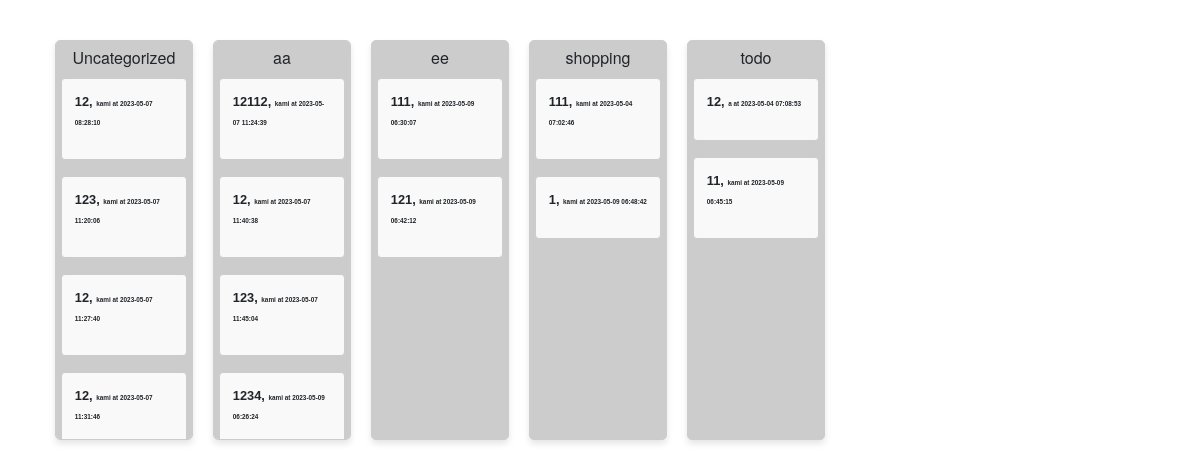
Before: /eink (signed in) with the older database file.
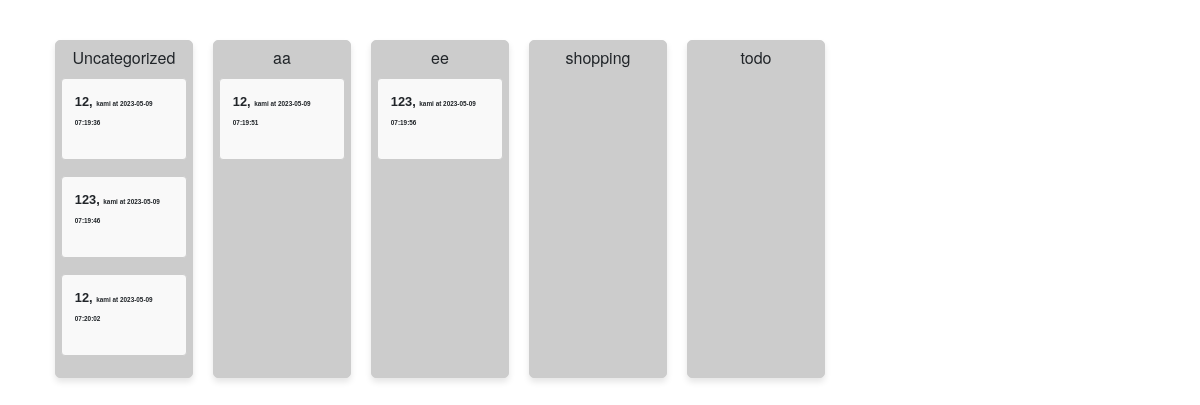
After: the same page with the newer database file.
### app.py (models this page shows, shortened)
class Group(db.Model):
    __tablename__ = 'groups'
    id = db.Column(db.Integer, primary_key=True)
    name = db.Column(db.String(100), nullable=False)
    user_id = db.Column(db.Integer, db.ForeignKey('users.id'), nullable=False)
    notes = db.relationship('Note', backref='group', lazy=True)

class Note(db.Model):
    __tablename__ = 'notes'
    id = db.Column(db.Integer, primary_key=True)
    group_id = db.Column(db.Integer, db.ForeignKey('groups.id'), nullable=True)
    content = db.Column(db.Text, nullable=False)
    date_created = db.Column(db.DateTime, default=datetime.utcnow)
    user_id = db.Column(db.Integer, db.ForeignKey('users.id'), nullable=False)
    member_id = db.Column(db.Integer, db.ForeignKey('members.id'), nullable=True)

class Member(UserMixin, db.Model):
    __tablename__ = 'members'
    id = db.Column(db.Integer, primary_key=True)
    name = db.Column(db.String(100), nullable=False)
    email = db.Column(db.String(100), unique=True, nullable=False)
    password = db.Column(db.String(100), nullable=False)
    user_id = db.Column(db.Integer, db.ForeignKey('users.id'), nullable=False)
    is_admin = db.Column(db.Boolean, default=False)
    notes = db.relationship('Note', backref='member', lazy=True)

### app.py (the view)
@app.route('/eink')
@login_required
def eink():
    if isinstance(current_user, User):
        members = current_user.members
    else:
        members = Member.query.filter_by(user_id=current_user.user.id).all()
    user_id = current_user.id if isinstance(current_user, User) else current_user.user.id
    member_user_ids = [member.user_id for member in members]
    visible_user_ids = [user_id] + member_user_ids
    groups = Group.query.filter(Group.user_id.in_(visible_user_ids)).order_by(Group.name.asc()).all()
    return render_template('eink.html', groups=groups)

### app.py (called while the page is built)
@login_manager.user_loader
def load_user(user_id):
    if user_id.startswith("member_"):
        member_id = int(user_id.split("_")[1])
        return Member.query.get(member_id)
    else:
        return User.query.get(int(user_id))

### templates/eink.html (shortened to what this page needs)
{% extends 'base.html' %}
{% block content %}
<ebody>
  <div class="eink-note-box-container" id="eink-note-box-container">
    {% for group in groups %}
    <div class="eink-note-box" data-group-id="{{ group.id }}">
      <div class="eink-note-box-title">{{ group.name }}</div>
      {% for note in group.notes %}
      {% if (note.group and note.group.id == group.id) or (group.name == "Uncategorized" and not note.group_id)%}
      <div class="eink-note" data-note-id="{{ note.id }}">
        <p><strong>{{ note.content }}</strong>,
          <span class="eink-note-details">{{ note.member.name if note.member else 'Unknown' }} at {{
            note.date_created.strftime('%Y-%m-%d %H:%M:%S')}}</span>
        </p>
      </div>
      {% endif %}
      {% endfor %}
    </div>
    {% endfor %}
  </div>
  <br>
  </div>
  </body>
  {% endblock %}

### templates/base.html (shortened to what this page needs)
<!DOCTYPE html>
<html lang="en">
<head>
    <link rel="stylesheet" href="https://maxcdn.bootstrapcdn.com/bootstrap/4.5.2/css/bootstrap.min.css">
    <link rel="stylesheet" href="{{ url_for('static', filename='styles.css') }}">
</head>
<body>
    <div class="container">
        {% block content %}
        {% endblock %}
</body>
</html>

### static/styles.css (style rules this page uses)
body { font-family: Arial, sans-serif; max-width: 800px; margin: 40px; }
.eink-note-box { background-color: #ccc; border: 1px solid #ccc; border-radius: 5px; padding: 5px; flex: 1; width: calc((100% - 60px) / 3); max-height: 400px; overflow-y: auto; position: relative; box-shadow: 0 4px 6px rgba(0, 0, 0, 0.1); }
.eink-note-box-container { display: flex; flex-wrap: wrap; gap: 20px; }
.eink-note { font-size: 0.8em; margin-bottom: 0.5rem; font-weight: bold; border: 1px solid #ccc; padding: 1em; border-radius: 4px; background-color: #f9f9f9; margin-bottom: 1rem; }
.eink-note-box-title { font-size: 1em; font-weight: italic; margin-bottom: 8px; text-align: center; font-family: 'Helvetica Neue', sans-serif; }
.eink-note { margin-bottom: 1rem; }
.eink-note-details { font-size: 0.5em !important; }

Changed rows visible on the page:
removed Note: content "12", member "kami", date_created "2023-05-07 08:28:10", shown under "Uncategorized"
removed Note: content "123", member "kami", date_created "2023-05-07 11:20:06", shown under "Uncategorized"
removed Note: content "12", member "kami", date_created "2023-05-07 11:27:40", shown under "Uncategorized"
removed Note: content "12", member "kami", date_created "2023-05-07 11:31:46", shown under "Uncategorized"
removed Note: content "12112", member "kami", date_created "2023-05-07 11:24:39", shown under Group "aa"
removed Note: content "12", member "kami", date_created "2023-05-07 11:40:38", shown under Group "aa"
removed Note: content "123", member "kami", date_created "2023-05-07 11:45:04", shown under Group "aa"
removed Note: content "1234", member "kami", date_created "2023-05-09 06:26:24", shown under Group "aa"
removed Note: content "111", member "kami", date_created "2023-05-09 06:30:07", shown under Group "ee"
removed Note: content "121", member "kami", date_created "2023-05-09 06:42:12", shown under Group "ee"
removed Note: content "111", member "kami", date_created "2023-05-04 07:02:46", shown under Group "shopping"
removed Note: content "1", member "kami", date_created "2023-05-09 06:48:42", shown under Group "shopping"
removed Note: content "12", member "a", date_created "2023-05-04 07:08:53", shown under Group "todo"
removed Note: content "11", member "kami", date_created "2023-05-09 06:45:15", shown under Group "todo"
added Note: content "12", member "kami", date_created "2023-05-09 07:19:36", shown under "Uncategorized"
added Note: content "123", member "kami", date_created "2023-05-09 07:19:46", shown under "Uncategorized"
added Note: content "12", member "kami", date_created "2023-05-09 07:20:02", shown under "Uncategorized"
added Note: content "12", member "kami", date_created "2023-05-09 07:19:51", shown under Group "aa"
added Note: content "123", member "kami", date_created "2023-05-09 07:19:56", shown under Group "ee"
